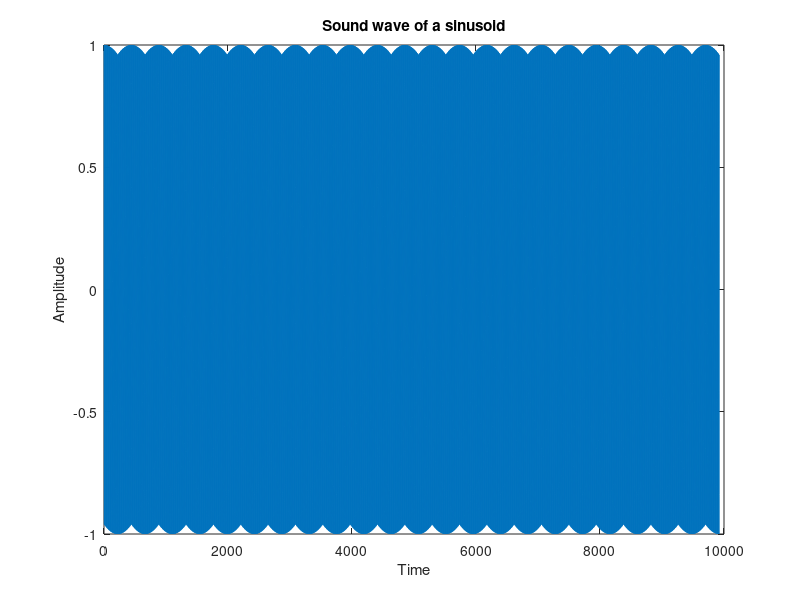

This chart was generated by the following MATLAB code:
fs = 11025;
dur = 0.9;
tt = 0 : 1/fs : dur;
xx = cos(2000*pi*tt);
sound(xx, fs);
plot(xx)
title('Sound wave of a sinusoid')
xlabel('Time')
ylabel('Amplitude')
